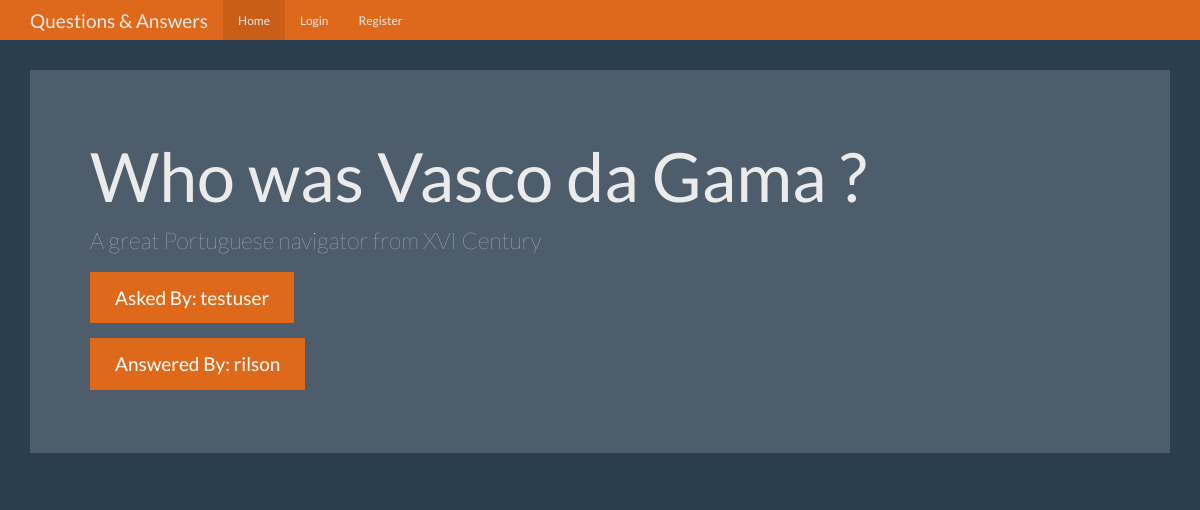
Screenshot of /question/1 with the database file from the repository.
### tables this page shows
CREATE TABLE questions (
    id integer primary key autoincrement,
    question_text text not null,
    answer_text text,
    asked_by_id integer not null,
    expert_id integer not null
);

CREATE TABLE users (
    id integer primary key autoincrement,
    name text not null,
    password text not null,
    expert boolean not null,
    admin boolean not null 
);

### app.py (the view)
@app.route('/question/<question_id>')
def question(question_id):
    user = get_current_user()
    db = get_db()
    question_cur = db.execute('''select
                                    questions.question_text, questions.answer_text,
                                    askers.name as asker_name, experts.name as expert_name
                                 from questions
                                 join users as askers on askers.id = questions.asked_by_id
                                 join users as experts on experts.id = questions.expert_id
                                 where questions.id = ?''', [question_id])
    question = question_cur.fetchone()
    return render_template('question.html', user=user, question=question)

### app.py (called while the page is built)
def connect_db():
    sql = sqlite3.connect("questions.db")
    sql.row_factory = sqlite3.Row
    return sql

def get_db():
    if not hasattr(g, 'sqlite3'):
        g.sqlite_db = connect_db()
    return g.sqlite_db

def get_current_user():
    user_result = None
    if 'user' in session:
        user = session['user']
        db = get_db()
        user_cur = db.execute('select id, name, password, expert, admin from users where name = ?', [user])
        user_result = user_cur.fetchone()
    return user_result

### templates/question.html (shortened to what this page needs)
<!DOCTYPE html>
<html lang="en">
  <head>
    <link href="{{ url_for('static', filename='bootstrap.min.css') }}" rel="stylesheet">
    <link href="{{ url_for('static', filename='theme.css') }}" rel="stylesheet">
  </head>
  <body>
    <nav class="navbar navbar-inverse navbar-fixed-top">
      <div class="container">
        <div class="navbar-header">
          <a class="navbar-brand" href="#">Questions & Answers</a>
        </div>
        <div id="navbar" class="navbar-collapse collapse">
          <ul class="nav navbar-nav">
            <li class="active"><a href="{{ url_for('index') }}">Home</a></li>
            {% if not user %}
            <li><a href="{{ url_for('login') }}">Login</a></li>
            <li><a href="{{ url_for('register') }}">Register</a></li>
            {% endif %}
          </ul>
        </div>
      </div>
    </nav>
    <div class="container theme-showcase" role="main">
      <div class="jumbotron">
        <h1>{{ question['question_text']}}</h1>
        <p>{{ question['answer_text'] }}</p>
        <p><a class="btn btn-primary btn-lg">Asked By: {{ question['asker_name'] }}</a></p>
        <p><a class="btn btn-primary btn-lg">Answered By: {{ question['expert_name'] }}</a></p>
      </div>
    </div>
  </body>
</html>

### static/theme.css (style rules this page uses)
body { padding-top: 70px; padding-bottom: 30px; }

### rows the page displays
questions: question_text "Who was Vasco da Gama ?", answer_text "A great Portuguese navigator from XVI Century"
users: asker_name "testuser"
users: expert_name "rilson"
